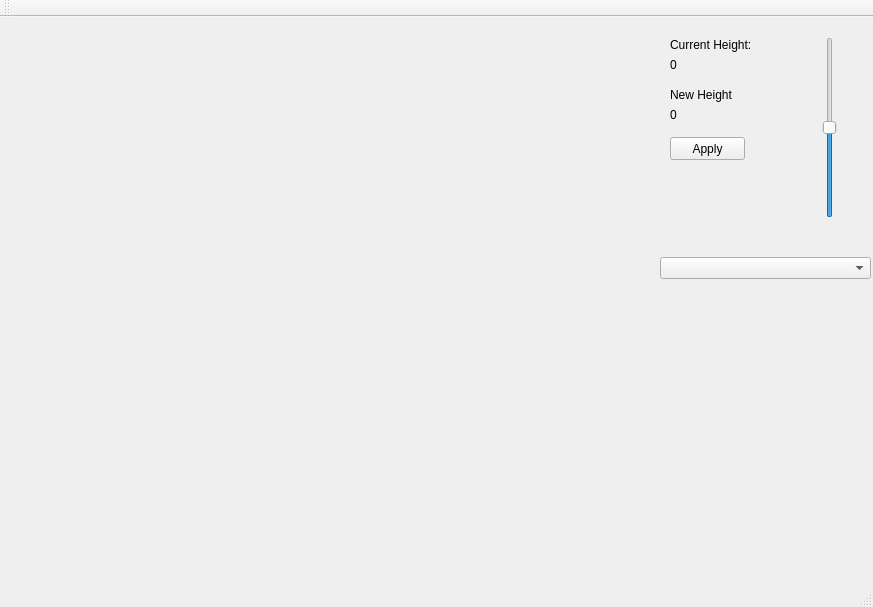
<?xml version="1.0" encoding="UTF-8"?>
<ui version="4.0">
 <class>MainWindow</class>
 <widget class="QMainWindow" name="MainWindow">
  <property name="geometry">
   <rect>
    <x>0</x>
    <y>0</y>
    <width>873</width>
    <height>607</height>
   </rect>
  </property>
  <property name="windowTitle">
   <string>Simple Kinect Vieuwer</string>
  </property>
  <widget class="QWidget" name="centralWidget">
   <property name="sizePolicy">
    <sizepolicy hsizetype="Fixed" vsizetype="Fixed">
     <horstretch>0</horstretch>
     <verstretch>0</verstretch>
    </sizepolicy>
   </property>
   <widget class="QWidget" name="imageDisplayGLWidget" native="true">
    <property name="geometry">
     <rect>
      <x>10</x>
      <y>10</y>
      <width>640</width>
      <height>480</height>
     </rect>
    </property>
    <property name="sizePolicy">
     <sizepolicy hsizetype="Fixed" vsizetype="Fixed">
      <horstretch>0</horstretch>
      <verstretch>0</verstretch>
     </sizepolicy>
    </property>
    <property name="baseSize">
     <size>
      <width>640</width>
      <height>480</height>
     </size>
    </property>
   </widget>
   <widget class="QSlider" name="kinectHeightSlider">
    <property name="geometry">
     <rect>
      <x>820</x>
      <y>20</y>
      <width>19</width>
      <height>181</height>
     </rect>
    </property>
    <property name="sizePolicy">
     <sizepolicy hsizetype="Fixed" vsizetype="Expanding">
      <horstretch>0</horstretch>
      <verstretch>0</verstretch>
     </sizepolicy>
    </property>
    <property name="minimum">
     <number>-27</number>
    </property>
    <property name="maximum">
     <number>27</number>
    </property>
    <property name="orientation">
     <enum>Qt::Vertical</enum>
    </property>
   </widget>
   <widget class="QLabel" name="label">
    <property name="geometry">
     <rect>
      <x>670</x>
      <y>20</y>
      <width>81</width>
      <height>16</height>
     </rect>
    </property>
    <property name="text">
     <string>Current Height:</string>
    </property>
   </widget>
   <widget class="QLabel" name="labelCurHeight">
    <property name="geometry">
     <rect>
      <x>670</x>
      <y>40</y>
      <width>81</width>
      <height>16</height>
     </rect>
    </property>
    <property name="text">
     <string>0</string>
    </property>
   </widget>
   <widget class="QLabel" name="label_3">
    <property name="geometry">
     <rect>
      <x>670</x>
      <y>70</y>
      <width>81</width>
      <height>16</height>
     </rect>
    </property>
    <property name="text">
     <string>New Height</string>
    </property>
   </widget>
   <widget class="QLabel" name="labelNewHeight">
    <property name="geometry">
     <rect>
      <x>670</x>
      <y>90</y>
      <width>81</width>
      <height>16</height>
     </rect>
    </property>
    <property name="text">
     <string>&lt;html&gt;&lt;head/&gt;&lt;body&gt;&lt;p&gt;0&lt;/p&gt;&lt;/body&gt;&lt;/html&gt;</string>
    </property>
   </widget>
   <widget class="QPushButton" name="pushButtonApplyHeight">
    <property name="geometry">
     <rect>
      <x>670</x>
      <y>120</y>
      <width>75</width>
      <height>23</height>
     </rect>
    </property>
    <property name="text">
     <string>Apply</string>
    </property>
   </widget>
   <widget class="QLabel" name="labelError">
    <property name="geometry">
     <rect>
      <x>10</x>
      <y>500</y>
      <width>851</width>
      <height>16</height>
     </rect>
    </property>
    <property name="text">
     <string/>
    </property>
   </widget>
   <widget class="QComboBox" name="comboBoxKinect">
    <property name="geometry">
     <rect>
      <x>660</x>
      <y>240</y>
      <width>211</width>
      <height>22</height>
     </rect>
    </property>
   </widget>
  </widget>
  <widget class="QMenuBar" name="menuBar">
   <property name="geometry">
    <rect>
     <x>0</x>
     <y>0</y>
     <width>873</width>
     <height>21</height>
    </rect>
   </property>
  </widget>
  <widget class="QToolBar" name="mainToolBar">
   <attribute name="toolBarArea">
    <enum>TopToolBarArea</enum>
   </attribute>
   <attribute name="toolBarBreak">
    <bool>false</bool>
   </attribute>
  </widget>
  <widget class="QStatusBar" name="statusBar"/>
 </widget>
 <layoutdefault spacing="6" margin="11"/>
 <resources/>
 <connections/>
</ui>
